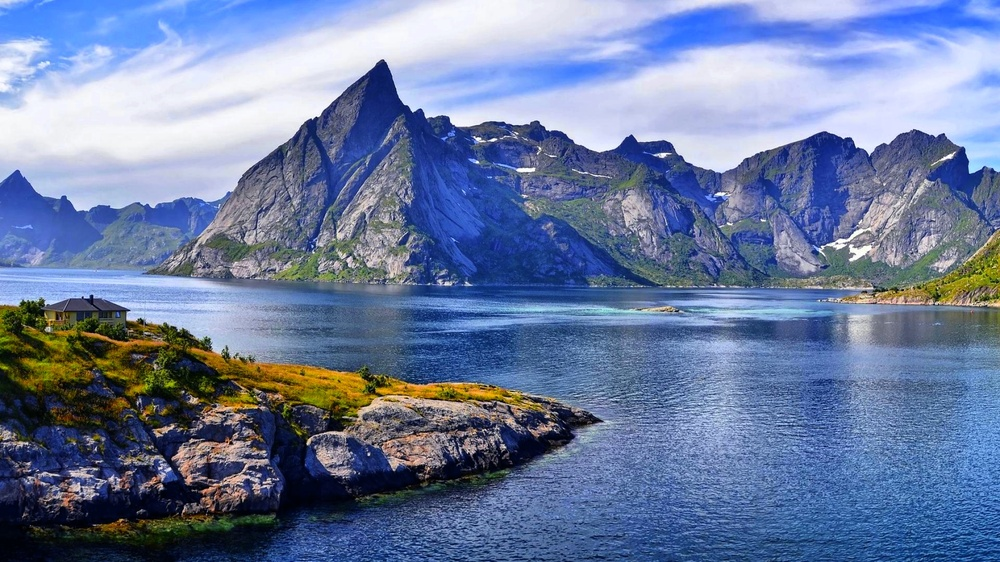
#> input picture Mountains.jpg, 1000 x 562 px, shrunk from 1920 x 1080 before the run
$ python MiddlePixelSort.py
#> lines starting #> are read from the running program, lines starting #| are printed output that depends on the picture
from PIL import Image

sortedpicture = Image.open("Mountains.jpg", "r")
#> sortedpicture is the input picture: PIL image 1000x562 RGB; mean R, G, B 107.6, 124.4, 160.7
sorted = sortedpicture.load()


for x in range(sortedpicture.size[1]):
    temp = [None]*sortedpicture.size[0]
    for y in range(sortedpicture.size[0]):
        temp[y] = sorted[y,x]
    list.sort(temp, key=lambda color: color[0]+color[1]+color[2], reverse=True)
    tempftemp = [None]*sortedpicture.size[0]
    for y in range(sortedpicture.size[0]):
        if(y%2==0):
            tempftemp[int((sortedpicture.size[0]/2)+(y/2))] = temp[sortedpicture.size[0] - (y+1)]
        else:
            tempftemp[int((sortedpicture.size[0]/2)-(y/2))] = temp[sortedpicture.size[0] - (y+1)]
    temp = tempftemp
    for y in range(sortedpicture.size[0]):
        sorted[y,x] = temp[y]

for x in range(sortedpicture.size[0]):
    temp = [None]*sortedpicture.size[1]
    for y in range(sortedpicture.size[1]):
        temp[y] = sorted[x,y]
    list.sort(temp, key=lambda color: color[0]+color[1]+color[2], reverse=True)
    tempftemp = [None]*sortedpicture.size[1]
    for y in range(sortedpicture.size[1]):
        if(y%2==0):
            tempftemp[int((sortedpicture.size[1]/2)+(y/2))] = temp[sortedpicture.size[1] - (y+1)]
        else:
            tempftemp[int((sortedpicture.size[1]/2)-(y/2))] = temp[sortedpicture.size[1] - (y+1)]
    temp = tempftemp
    for y in range(sortedpicture.size[1]):
        sorted[x,y] = temp[y]

sortedpicture.show()
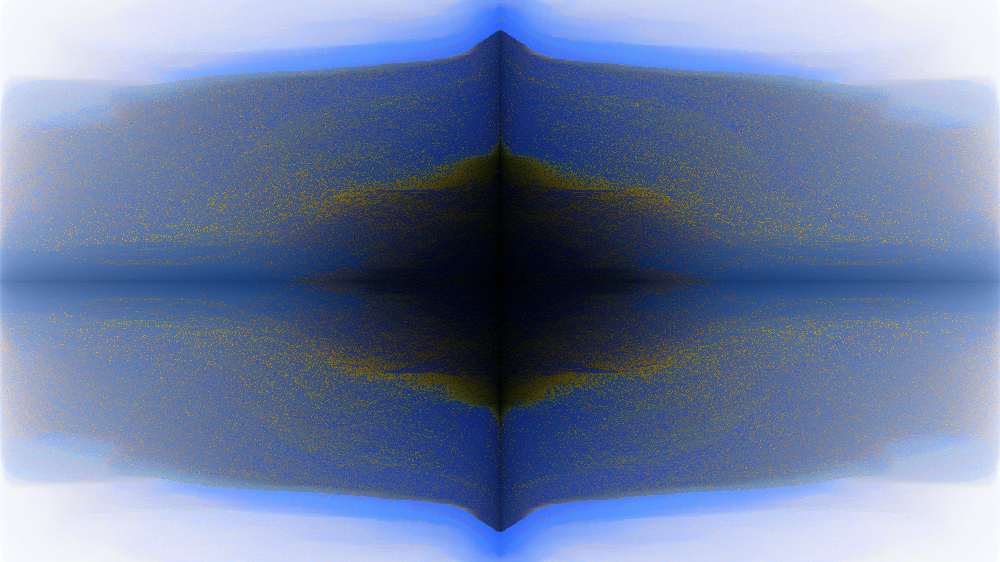
#> shown: PIL image 1000x562 RGB; mean R, G, B 107.6, 124.4, 160.7
